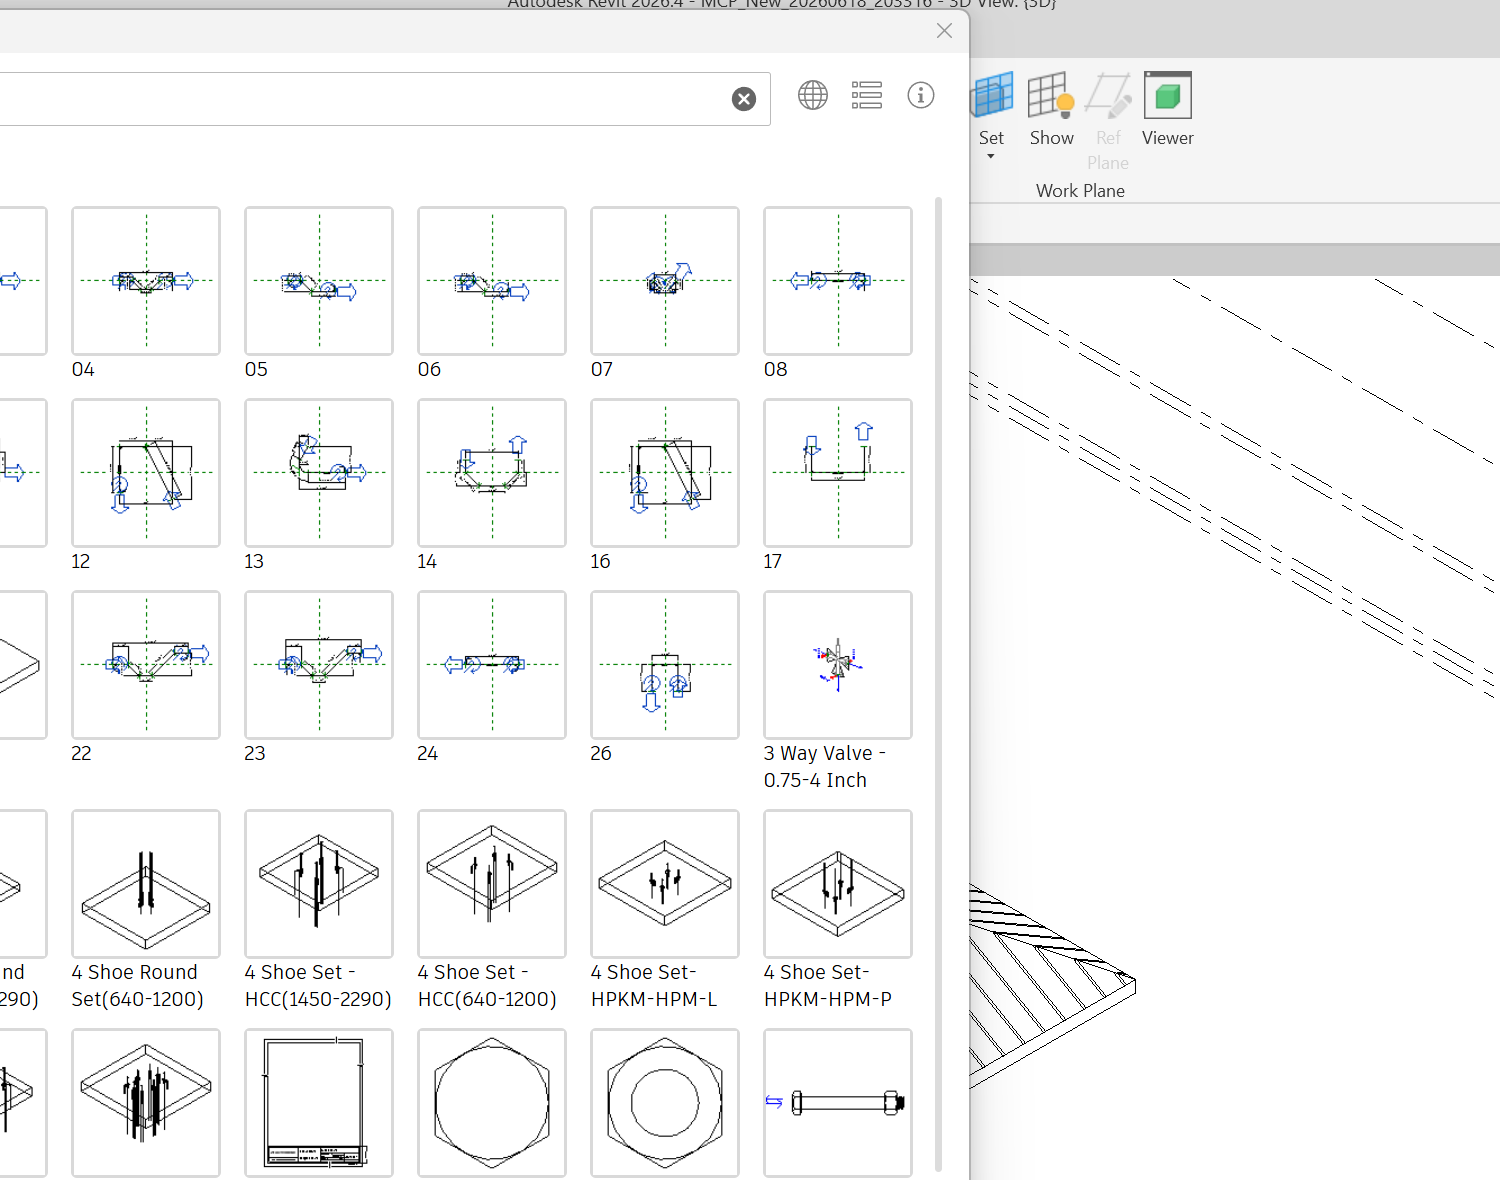

Generate this figure with Python:
import sys, win32gui
from PIL import ImageGrab
def find():
    o=[]
    def cb(h,_):
        if win32gui.IsWindowVisible(h) and win32gui.GetWindowText(h)=="Load Autodesk Family": o.append(h)
        return True
    win32gui.EnumWindows(cb,None); return o[0] if o else None
h=find()
if not h: print("NO DIALOG"); sys.exit()
l,t,r,b=win32gui.GetWindowRect(h)
ImageGrab.grab(bbox=(l,t,r,b),all_screens=True).save(r"D:\RevitMCPBridge2026\scripts\_grab.png")
print("saved", l,t,r,b)
